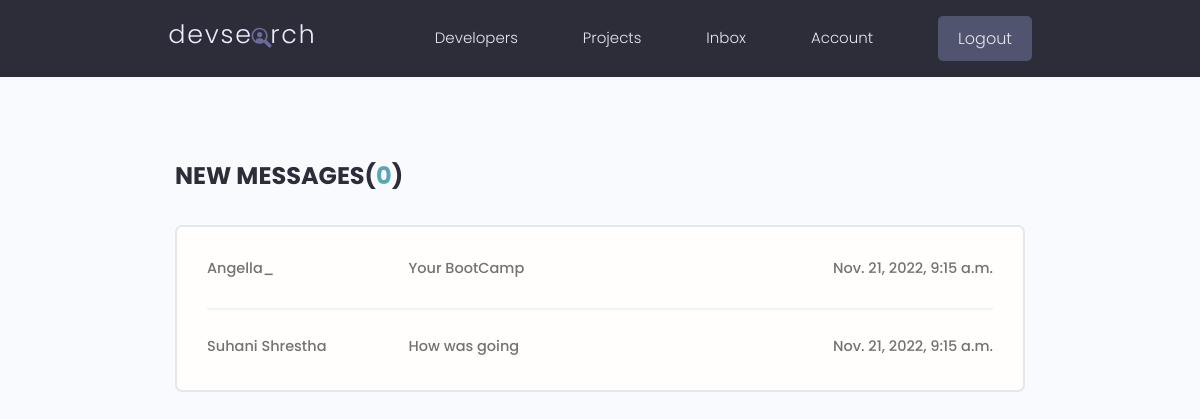
The page /inbox/ (signed in) on the database its author committed.
### users/models.py (models this page shows, shortened)
class Message(models.Model):
  sender = models.ForeignKey(Profile, on_delete=models.SET_NULL, null=True, blank=True)
  recipient = models.ForeignKey(Profile, on_delete=models.SET_NULL, null=True, blank=True, related_name="messages")
  name = models.CharField(max_length=200, null=True, blank=True)
  email = models.EmailField(max_length=200, null=True, blank=True)
  subject = models.CharField(max_length=200, null=True, blank=True)
  body = models.TextField()
  is_read = models.BooleanField(default=False, null=True)
  created = models.DateTimeField(auto_now_add=True)
  id = models.UUIDField(default=uuid.uuid4, unique=True,
                          primary_key=True, editable=False)
  class Meta:
    ordering = ['is_read', '-created']

### users/views.py (the view)
# urls.py: path('inbox/' ,views.inbox, name='inbox'),
@login_required(login_url='login')
def inbox(request):
  profile = request.user.profile
  messageRequests = profile.messages.all()
  unreadCount = messageRequests.filter(is_read=False).count()
  context = {'messageRequests':messageRequests,'unreadCount':unreadCount}
  return render (request,'users/inbox.html', context)

### users/templates/users/inbox.html
{% extends 'main.html' %}
{% block content %}
<main class="inbox my-xl">
  <div class="content-box">
    <h3 class="inbox__title">New Messages(<span>{{unreadCount}}</span>)</h3>
    <ul class="messages">
      {% for message in messageRequests %}
      {% if message.is_read == False %}
      <li class="message message--unread">
        {% else %}
      <li class="message">
        {% endif %}
        <a href="{% url 'message' message.id %}">
          <span class="message__author">{{message.name}}</span>
          <span class="message__subject">{{message.subject}}</span>
          <span class="message__date">{{message.created}}</span>
        </a>
      </li>
      {% endfor %}
    </ul>
  </div>
</main>
{% endblock content %}

### static/styles/app.css (style rules this page uses)
:root { --color-sub: #2d2d39; }
.content-box { width: 95%; max-width: 85rem; margin: 0 auto; }
.inbox { height: 90vh; }
.inbox__title, .inbox__title span { font-size: 2.4rem; font-weight: 700; color: var(--color-sub); text-transform: uppercase; text-align: left; margin-bottom: 3rem; }
.inbox__title span { color: var(--color-main); }
.messages { list-style: none; background: var(--color-white); padding: 0.5rem 3rem; border: 2px solid var(--color-light); border-radius: 0.7rem; }
.message { padding: 2.5rem 0; }
.message > a span { font-size: 1.45rem; font-weight: 500; }
.message:not(:last-child) { border-bottom: 2px solid var(--color-white-light); }
.message > a { display: flex; gap: 1rem; }
.message__author, .message__date { flex-basis: 25%; }
.message__subject { flex-basis: 50%; }
.message__date { text-align: right; }

### static/uikit/styles/modules/_variables.css (style rules this page uses)
:root { --color-main: #5aa5b9; --color-main-light: #e6faff; --color-sub: #3f4156; --color-sub-light: #51546e; --color-sub-lighter: #ededfd; --color-text: #737373; --color-gray: #8b8b8b; --color-light: #e5e7eb; --color-light-gray: #767676; --color-bg: #f8fafd; --color-white: #fffefd; --color-white-light: #f3f3f3; --color-success: #359e64; --color-success-bg: #def8e8; --color-error: #fc4b0b; --color-error-bg: #fff2ee; --font-base: 'Poppins', arial, helvetica, 'Segoe UI', roboto, ubuntu, sans-serif; --font-monospace: 'Fira Code', 'Courier New', courier, monospace; --font-regular: 300; --font-medium: 500; --font-bold: 700; --generic-shadow: 1px 1px 5px #00000010; --generic-transition: all 0.3s ease-in-out; }

### static/uikit/styles/modules/_base.css (style rules this page uses)
* { margin: 0; padding: 0; box-sizing: border-box; text-rendering: optimizeLegibility; color: inherit; font-size: inherit; }
html { font-size: 50%; }
@media only screen and (min-width: 480px) { html { font-size: 56.25%; } }
@media only screen and (min-width: 1200px) { html { font-size: 62.5%; } }
body { line-height: 1.6; font-weight: 400; font-size: 1.5rem; color: var(--color-text); background-color: var(--color-bg); min-height: 100vh; }

### static/uikit/styles/modules/_typography.css (style rules this page uses)
* { font-family: var(--font-base); }
h3 { font-size: 3.2rem; font-weight: var(--font-medium); }
p, span, strong { font-size: 1.6rem; color: var(--color-text); font-weight: var(--font-regular); }
a { padding-bottom: 2px; text-decoration: none; display: inline-block; color: var(--color-main); font-weight: var(--font-medium); }

### static/uikit/styles/modules/_utilities.css (style rules this page uses)
.my-xl { margin: 8rem auto; }

### rows shown on the page
Message: name "Angella_", subject "Your BootCamp", created "Nov. 21, 2022, 9:15 a.m."
Message: name "Suhani Shrestha", subject "How was going", created "Nov. 21, 2022, 9:15 a.m."

### other values the page prints
{{ unreadCount }} "0"
